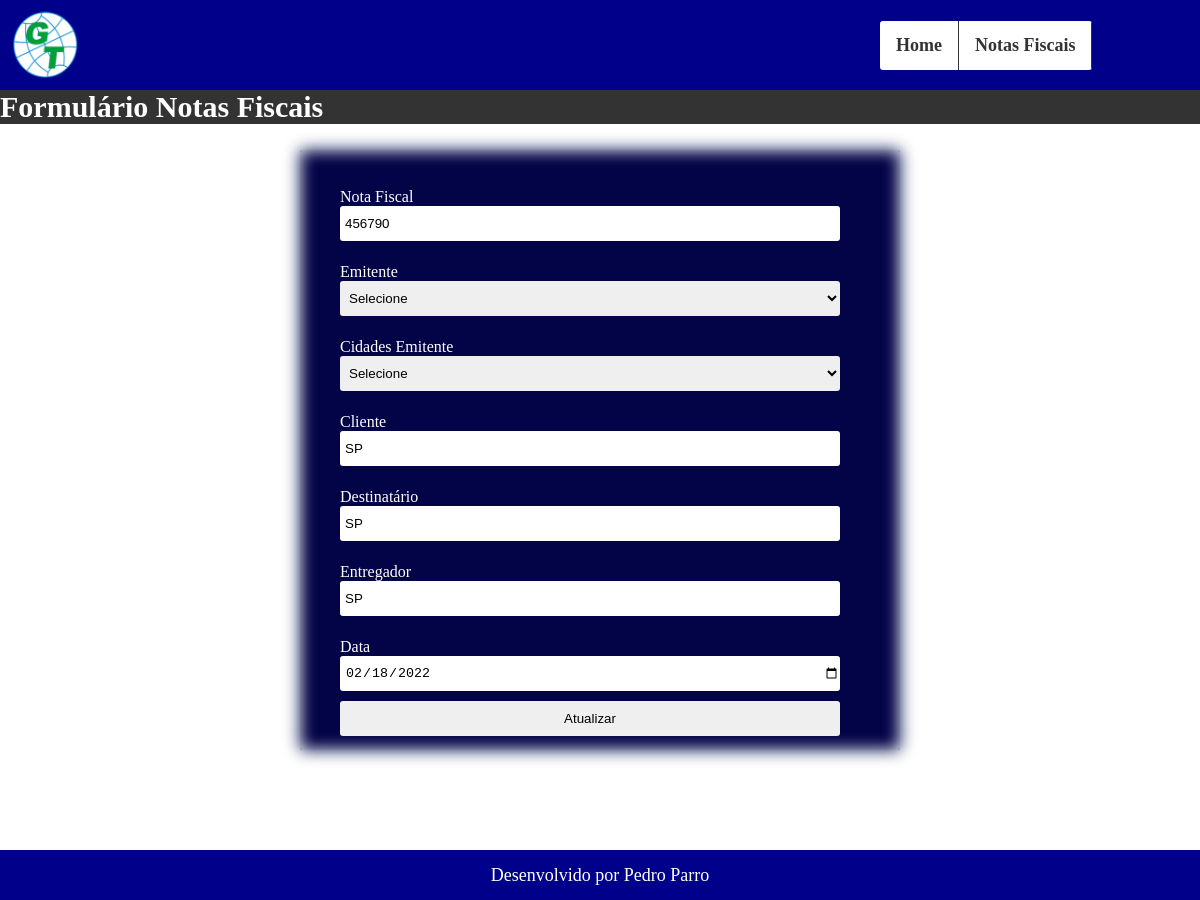
The page /views/notasUpdate.php?id=17 on the database its author committed.
### tables this page shows
CREATE TABLE `operacoes` (
  `id` int(11) NOT NULL,
  `nf` varchar(15) NOT NULL,
  `operacoes_emitente` int(11) NOT NULL,
  `operacoes_cidades` int(11) NOT NULL,
  `cliente` varchar(250) NOT NULL,
  `destinatario` varchar(250) NOT NULL,
  `entregador` varchar(220) NOT NULL,
  `data_op` date NOT NULL
);

### models/ClassConexao.php (called while the page is built, shortened)
<?php
class ClassConexao
{
    public $server = "127.0.0.1";
    public $banco = "crud";
    public $user = "root";
    public $pass = "";
    public function conectaDB(){
        try {
            $pdo = new \PDO("mysql:host=$this->server;dbname=$this->banco", $this->user, $this->pass);
            $pdo->setAttribute(\PDO::ATTR_ERRMODE, \PDO::ERRMODE_EXCEPTION);
        } catch (\PDOException $erro) {
            echo "Erro de conexão";
            return $erro->getMessage();
        }
        return $pdo;
    }
}
?>

### models/ClassCrud.php (called while the page is built, shortened)
<?php
class ClassCrud extends ClassConexao
{
   private $crud;
   private $contador;
   private function prepareExecute($query , $parametros)
   {
       $this->crud=$this->conectaDB("127.0.0.1", "crud", "root", "")->prepare($query);
       if($this->contador > 0){
           for($i=1; $i <= $this->contador; $i++){
               $this->crud->bindValue($i,$parametros[$i-1]);
           }
       }
       $this->crud->execute();
   }
   private function countParametros($parametros)
   {
       $this->contador=count($parametros);
   }
   public function selectDB($fields, $table, $where, $parametros){
        $this->prepareExecute("SELECT {$fields} FROM {$table} {$where}", $parametros);
        return $this->crud;
   }
}
?>

### views/notasUpdate.php (the view, shortened to what this page needs)
<?php
if(isset($_GET['id'])){
    $id = $_GET['id'];
    $crud = new ClassCrud();
    $row = $crud->selectDB("*","operacoes","where id=?",array($id));
    $rows = $row->fetch(PDO::FETCH_ASSOC);
    $nf = $rows['nf'];
    $cliente = $rows['cliente'];
    $destinatario = $rows['destinatario'];
    $entregador = $rows['entregador'];
    $dataOp = $rows['data_op'];
}else{
    header("Location: ../index.php");
    die();
}
?>
<!DOCTYPE html>
<html lang="pt-br">
<head>
    <link rel="stylesheet" href="https://cdnjs.cloudflare.com/ajax/libs/font-awesome/4.7.0/css/font-awesome.min.css">
    <link rel="stylesheet" href="../public/css/style.css">
</head>
<body>
    <header>
            <div class="navbar">
                 <img src="../public/images/logo-150x150.png" title="Home" width="70px" height="70px">
                <ul>
                    <li><a href="../index.php">Home</a></li>
                    <li><a href="./notas.php">Notas Fiscais</a></li>
                </ul>
            </div>
    </header>
    <div class="title-h2">
        <h2>Formulário Notas Fiscais</h2>
    </div>
    <section>
            <div class="form-index">
                    <form action="<?php echo "../controllers/ControllerUpdate.php?id={$rows['id']}"; ?>" method="POST" id="form">
                        <div class="forms">
                            <label for="nf">Nota Fiscal
                                <input type="text" name="nf" value="<?php echo $nf; ?>" placeholder="Nota Fiscal" maxlength="10">
                            </label>
                        </div>
                        <div class="forms">
                            <label for="nf">Emitente
                                <select name="operacoes_emitente" id="operacoes_emitente">
                                    <option id="all">Selecione</option>
                                </select>
                            </label>
                        </div>
                        <div class="forms">
                            <label for="operacoes_cidades">Cidades Emitente
                                <select name="operacoes_cidades" id="operacoes_cidades">
                                    <option id="all">Selecione</option>
                                </select>
                            </label>
                        </div>
                        <div class="forms">
                            <label for="cliente">Cliente
                                <input type="text" name="cliente" value="<?php echo $cliente; ?>" placeholder="Cliente" maxlength="50">
                            </label>
                        </div>
                        <div class="forms">
                            <label for="destinatario">Destinatário
                                <input type="text" name="destinatario" value="<?php echo $destinatario; ?>" placeholder="Destinatário" maxlength="50">
                            </label>
                        </div>
                        <div class="forms">
                            <label for="entregador">Entregador
                                <input type="text" name="entregador" value="<?php echo $entregador; ?>" placeholder="Entregador" maxlength="30">
                            </label>
                        </div>
                        <div class="forms">
                            <label for="data">Data
                                <input type="date" name="data_op" value="<?php echo $dataOp; ?>" placeholder="Data" maxlength="20">
                            </label>
                        <button type="submit" name="update">Atualizar</button>
                        </div>
                    </form>
            </div>
    </section>
    <footer>
        <p>Desenvolvido por Pedro Parro</p>
    </footer>
</body>
</html>

### public/css/style.css (style rules this page uses)
* { margin: 0; padding: 0; box-sizing: border-box; }
body { width: 100%; }
section { width: 100%; height: 900px; }
.navbar { width: 100%; height: 90px; position: fixed; background-color: darkblue; color: #fff; display: inline-flex; align-items: center; z-index: 999; }
.navbar ul { list-style-type: none; margin-left: 800px; overflow: hidden; background-color: #fff; border-radius: 3px; display: inline-flex; align-items: center; }
.navbar li { float: right; border-right: 1px solid #333; }
.navbar li a { display: block; color: #333; text-align: center; padding: 14px 16px; text-decoration: none; font-size: 18px; font-weight: bold; outline: 0; }
.navbar img { margin-left: 10px; }
.title-h2 { width: 100%; background-color: #333; color: #fff; margin-top: 90px; position: fixed; z-index: 999; font-size: 20px; }
.form-index { width: 600px; height: 600px; background-color: rgb(3, 3, 71); border-radius: 3px; position: relative; left: 50%; top: 50%; display: inline-block; justify-content: space-between; align-items: center; align-content: center; transform: translate(-50%,-50%); box-shadow: inset 0 0 1em white, 0 0 1em rgb(1, 20, 83); margin-top: 0px; }
.forms { width: 500px; height: 70px; position: relative; display: inline-block; left: 50%; justify-content: space-between; align-items: center; transform: translate(-50%); margin-top: 5px; margin-left: -20px; z-index: 999; }
.forms label { width: 300px; display: inline-block; padding: 10px; color: #fff; }
.forms input { width: 500px; height: 35px; margin-left: 0px; padding-left: 5px; border-radius: 3px; outline: 0; border: 0; }
.forms select { width: 500px; height: 35px; margin-left: 0px; padding-left: 5px; border-radius: 3px; border: 0; outline: 0; }
button { display: block; width: 500px; height: 35px; margin-left: 10px; border-radius: 3px; outline: 0; border: 0; }
footer { width: 100%; height: 50px; background-color: darkblue; position: fixed; bottom: 0; left: 0; text-align: center; font-size: 18px; color: #fff; padding: 15px; }

### rows shown on the page
operacoes: nf "456790", cliente "SP", destinatario "SP", entregador "SP", data_op "02/18/2022"
